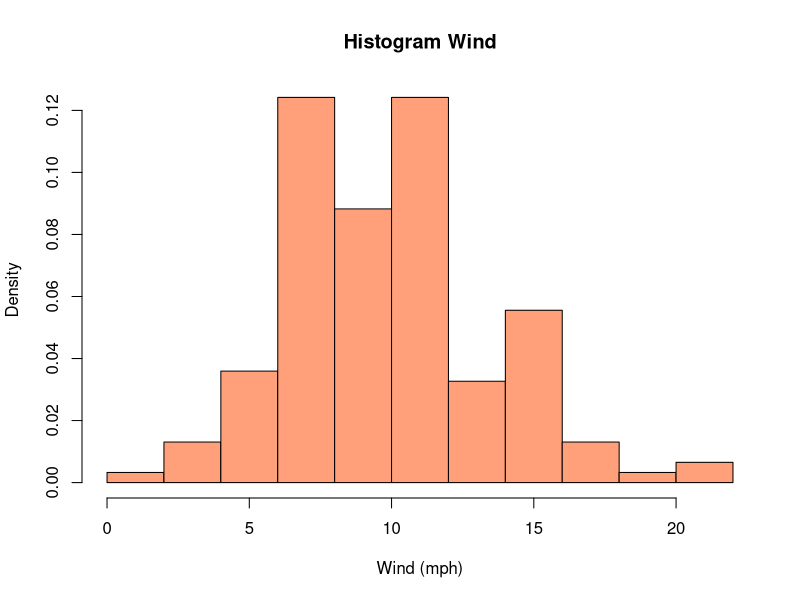
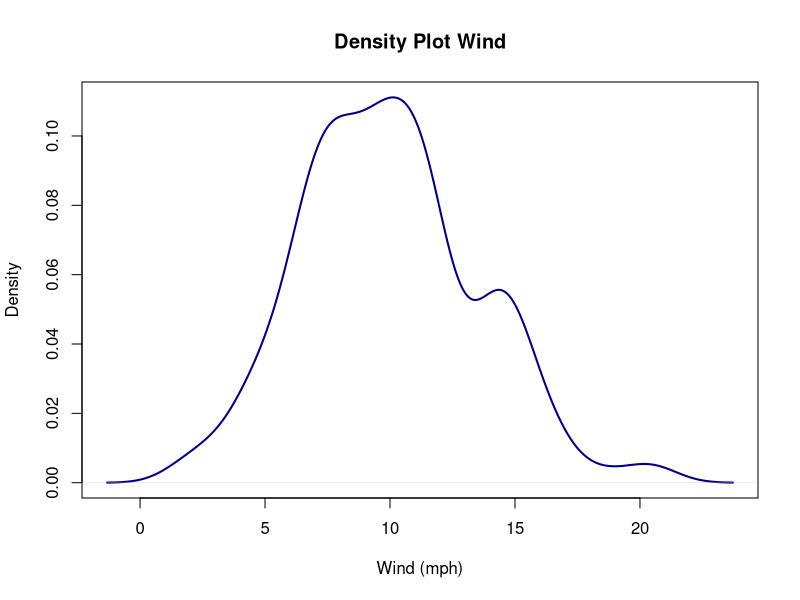
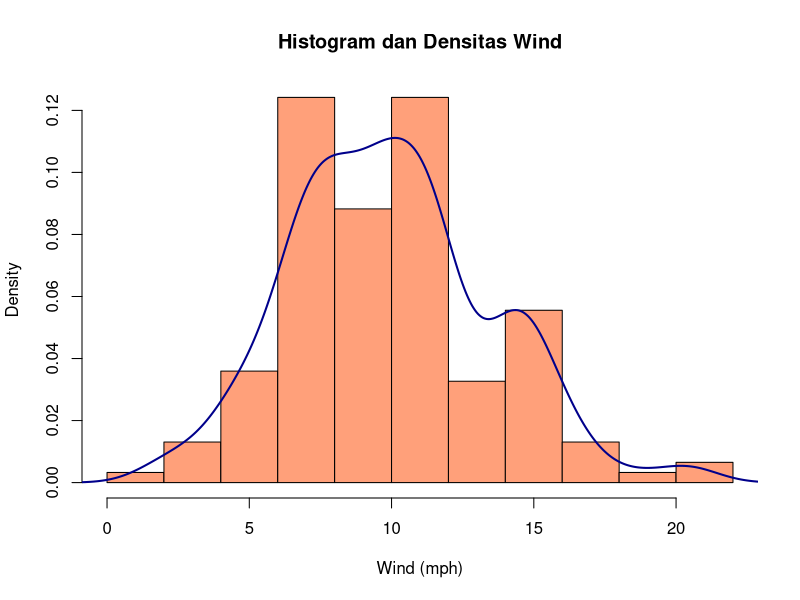
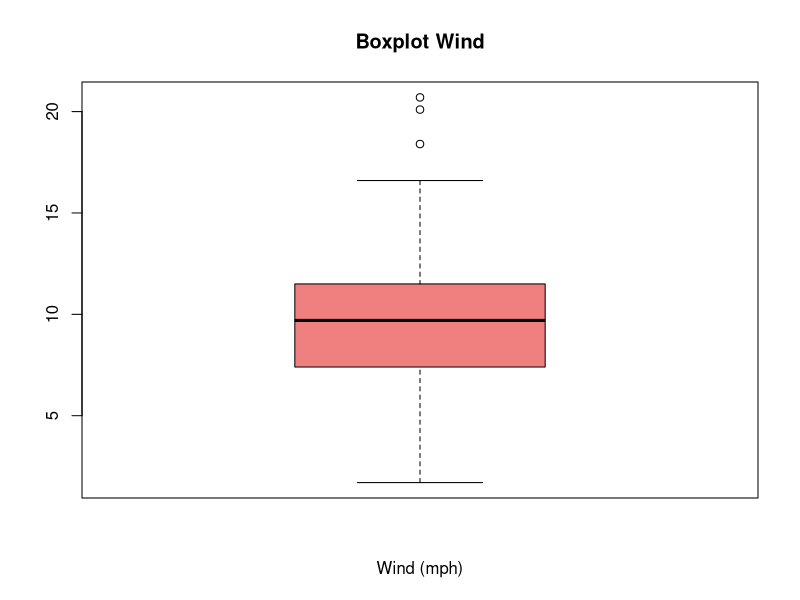
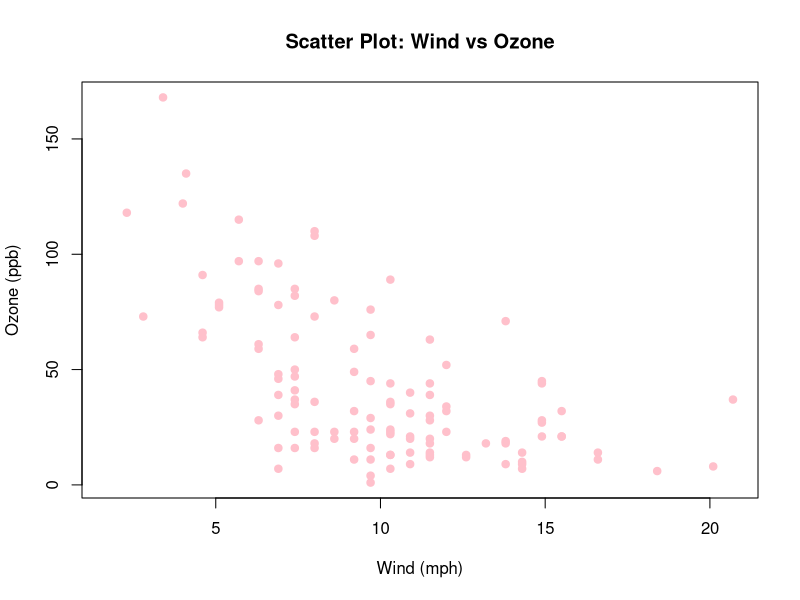

Write the R code that produced these figures, in order.
#TUGAS 3 KOMPUTASI STATISTIKA
#Nama : Ajeng Dwi Alecsha
#NIM : 3338250017

data(airquality)
head(airquality)
str(airquality)
summary(airquality)

#histogram wind
hist(airquality$Wind,
     breaks = 10,
     probability = TRUE,
     col = "lightsalmon",
     border = "black",
     main = "Histogram Wind",
     xlab = "Wind (mph)")

#density plot wind
dens <- density(airquality$Wind, na.rm = TRUE)
plot(dens,
     main = "Density Plot Wind",
     xlab = "Wind (mph)",
     ylab = "Density",
     col = "darkblue",
     lwd = 2)

#histogram dan density wind
hist(airquality$Wind,
     breaks = 10,
     probability = TRUE,
     col = "lightsalmon",
     border = "black",
     main = "Histogram dan Densitas Wind",
     xlab = "Wind (mph)")
lines(dens,
      col = "darkblue",
      lwd = 2)

#stem-and-leaf wind
stem(airquality$Wind)

#boxplot wind
boxplot(airquality$Wind,
        main = "Boxplot Wind",
        xlab = "Wind (mph)",
        col = "lightcoral")

#scatter plot: wind vs ozone
plot(Ozone ~ Wind,
     data = airquality,
     main = "Scatter Plot: Wind vs Ozone",
     xlab = "Wind (mph)",
     ylab = "Ozone (ppb)",
     pch = 19,
     col = "pink")
